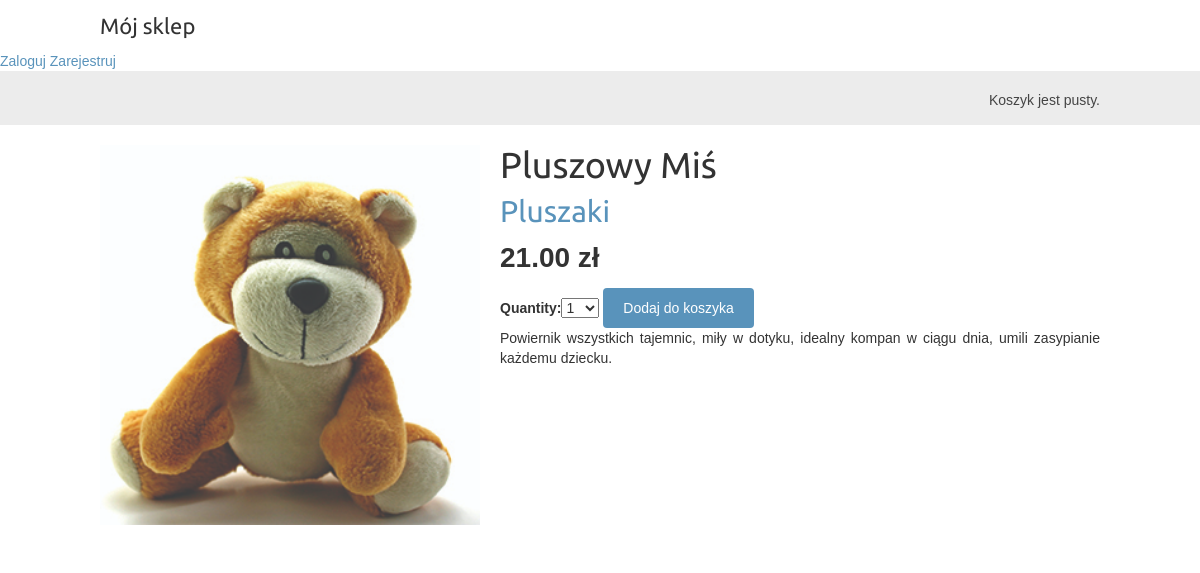
The app's page /1/pluszowy-mis/ with its own data.
### myshop/models.py (models this page shows, shortened)
class Product(models.Model):
	category=models.ForeignKey(Category, related_name='products')
	name=models.CharField(max_length=200, db_index=True)
	slug=models.SlugField(max_length=200, db_index=True)
	image=models.ImageField(upload_to='products/%Y/%m/%d', blank=True)
	description=models.TextField(blank=True)
	price=models.DecimalField(max_digits=10, decimal_places=2)
	stock=models.PositiveIntegerField()
	available=models.BooleanField(default=True)
	created=models.DateTimeField(auto_now_add=True)
	updated=models.DateTimeField(auto_now=True)
	class Meta:
		ordering=('name',)
		index_together=(('id','slug'),)

class Category(models.Model):
	name=models.CharField(max_length=200, db_index=True)
	slug=models.SlugField(max_length=200, db_index=True, unique=True)
	def get_absolute_url(self):
		return reverse('myshop:product_list_by_category', args=[self.slug])
	class Meta:
		ordering=('name',)
		verbose_name='category'
		verbose_name_plural='categories'
	def __str__(self):
		return self.name

### myshop/views.py (the view)
# urls.py: url(r'^(?P<id>\d+)/(?P<slug>[-\w]+)/$', views.product_detail, name='product_detail'),
def product_detail(request, id, slug):
	product=get_object_or_404(Product, id=id, slug=slug, available=True)
	cart_product_form=CartAddProductForm()
	return render(request, 'myshop/product/detail.html', {'product':product, 'cart_product_form': cart_product_form})

### cart/forms.py
class CartAddProductForm(forms.Form):
	quantity=forms.TypedChoiceField(choices=PRODUCT_QUANTITY_CHOICES, coerce=int)
	update=forms.BooleanField(required=False, initial=False, widget=forms.HiddenInput)

### cart/cart.py (called while the page is built)
	def __len__(self):
		return sum(item['quantity'] for item in self.cart.values())

### cart/context_processors.py (called while the page is built)
def cart(request):
	return{'cart':Cart(request)}

### myshop/templates/myshop/product/detail.html (shortened to what this page needs)
{% extends "myshop/base.html" %}
{% load static %}
{% block content %}
  <div class="product-detail">
    <img src="{% if product.image %}{{ product.image.url }}{% else %}
{% static "img/no_image.png" %}{% endif %}">
    <h1>{{ product.name }}</h1>
    <h2><a href="{{ product.category.get_absolute_url }}">{{ product.category }}</a></h2>
    <p class="price">{{ product.price }} zł</p>
    <form action="{% url "cart:cart_add" product.id %}" method="post">
      {{ cart_product_form }}
      <input type="submit" value="Dodaj do koszyka">
    </form>
      {{ product.description|linebreaks }}
  </div>
{% endblock %}

### myshop/static/css/base.css (style rules this page uses)
body { margin:0; padding:0; font-family:helvetica, sans-serif; }
h1, h2, h3, h4, h5 , h6 { font-family: 'Ubuntu', sans-serif; font-weight:normal; }
a { text-decoration:none; color:#5993bb; }
a.button, input[type="submit"] { color:#fff; background:#5993bb; border-radius:4px; padding:10px 20px; font-size:14px; border:0; }
.product-detail { text-align:justify; }
.product-detail .price { color:#333; font-size:28px; font-weight:bold; }
.product-detail img { width:40%; float:left; padding:0 20px 20px 0; }
.product-detail h1 { margin-bottom:0; }
.product-detail h2 { margin-top:10px; }

### records on screen
Product: image (picture), name "Pluszowy Miś", category "Pluszaki", price "21.00", description "Powiernik wszystkich tajemnic, miły w dotyku, idealny kompan w ciągu dnia, umili zasypianie każdemu dziecku."
